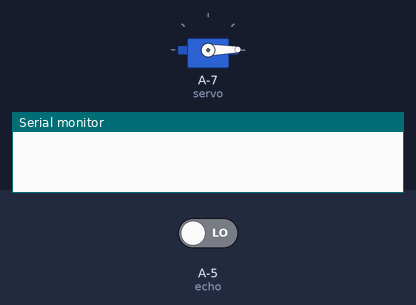
This sketch was run on a simulated ATtiny85, built with avr-gcc and run on an emulated ATtiny85. Shown: servo, the last lines printed to the serial monitor. The inputs (shaded band) are chosen by the test bench; at power-on: A-5 (echo) LOW.

Above: at 0.1 s.
At 18.6 s:
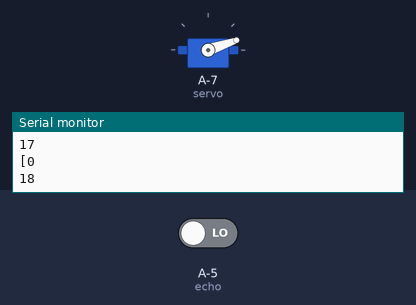
At 38.2 s:
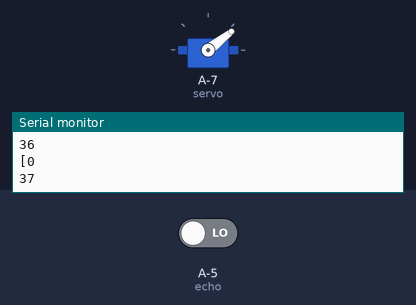
Timing chart, 0 to 40.0 s (numbered marks = the images above):
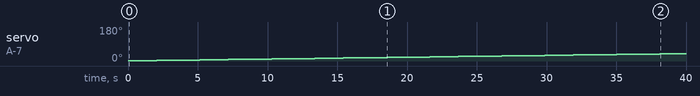

The sketch:

final.ino
```cpp
#include <SoftwareServo.h>
#include <SoftwareSerial.h>
SoftwareServo motor;
SoftwareSerial BTSerial(2,3); // RX : 2, TX : 3

//servo motor
int servo_value = 0 ;
int diff = 1;   //degree difference
int servo = 7; // PIN 7

//ultrasonic sensor
int trig = 8;  // PIN 8
int echo = 9;  // PIN 9


void setup() {
  //Initialize
  motor.attach(servo);
  pinMode(trig, OUTPUT);
  pinMode(echo, INPUT);
  BTSerial.begin(9600);
  /*while(1){
    if(BTSerial.available()){ // wait start signal from Rasberry Pi
      break;
    }
  }*/

  Serial.begin(9600);
}

void loop() {
  //Initialize ultrasonic
  //digitalWrite(trig,LOW);
  //digitalWrite(echo,LOW);
  //delayMicroseconds(2);

  servo_value += diff;
  if(servo_value==0 || servo_value==180 ){    // 0~180
    diff*=-1;
  }
  motor.write(servo_value);

  //start signal
  digitalWrite(trig,HIGH);
  delayMicroseconds(10);
  digitalWrite(trig,LOW);

  unsigned long duration = pulseIn(echo, HIGH);

  float distance = duration /29.0/2.0;
  int bias = int(distance/20);  //reduce delay when distance increase
  if( bias < 20){
    delay(20-bias);
  }

  BTSerial.write("[");
  Serial.write("[");
  BTSerial.println(int(distance));
  Serial.println(int(distance));
  //BTSerial.print(" ");
  BTSerial.println(servo_value);
  Serial.println(servo_value);


  SoftwareServo::refresh();
}
```

Measured:
- by itself, servo on A-7 (servo): moves from 1° to 39° over 38.1 s
